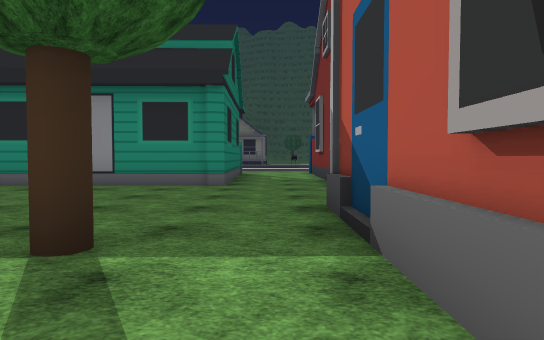
view 1 (above)

21 first-person views from a walk through a 3-D level made in the Unity game engine. The camera is 1.2 m above the floor, tilts 2° down and sees 75° across. The floor is counted in squares, 2 m on a side. Each view is taken from the middle of a square. On the plan, view 1 faces up. The plan holds only what a view shows up to about 10 squares ahead; the rest is blank. The place goes on beyond the plan. Some trees and plants on the terrain are drawn as simple stand-ins. The player is left out. Some surface patterns are stand-ins.

view 2
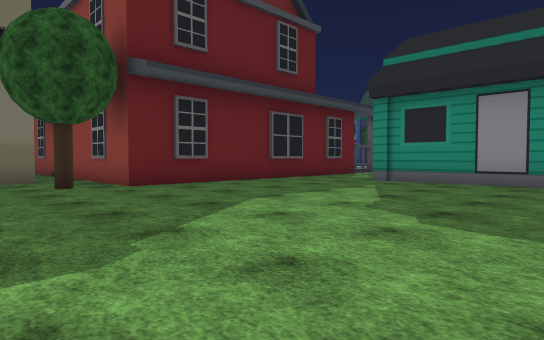

view 3
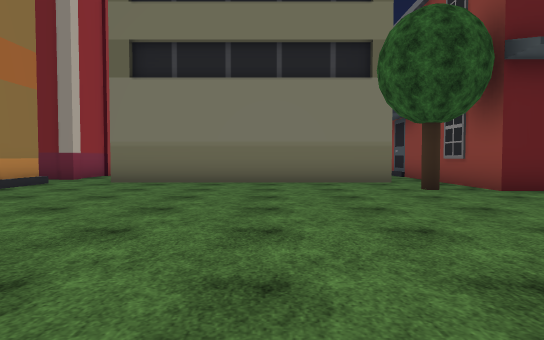

view 4
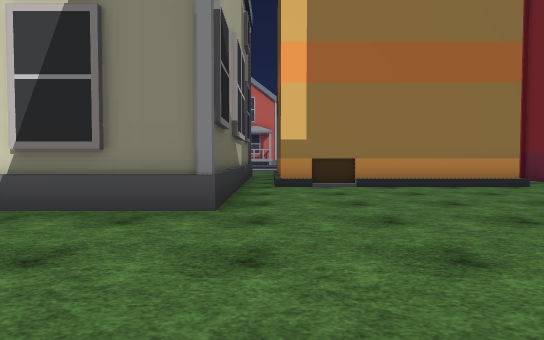

view 5
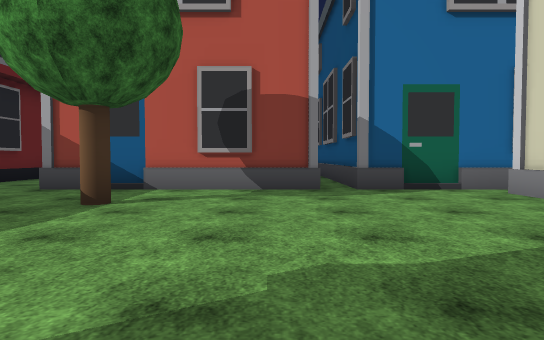

view 6
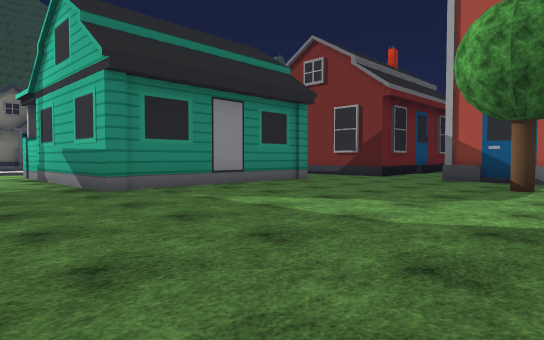

view 7
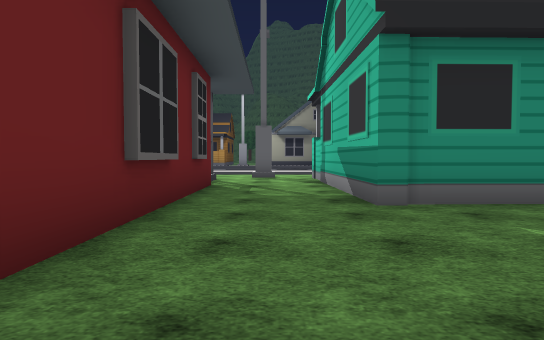

view 8
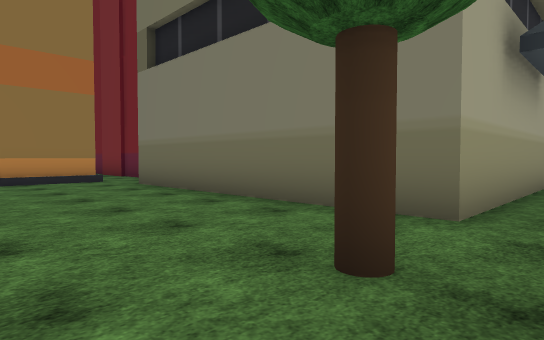

view 9
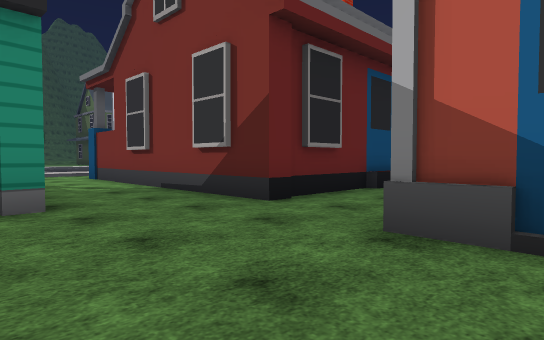

view 10
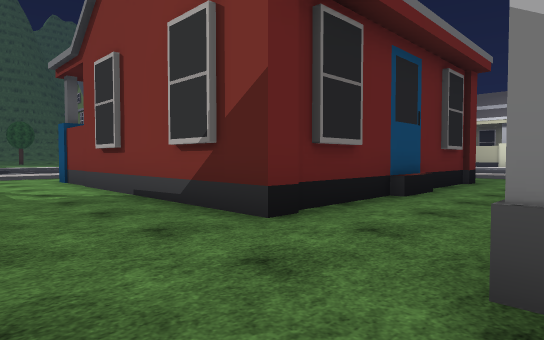

view 11
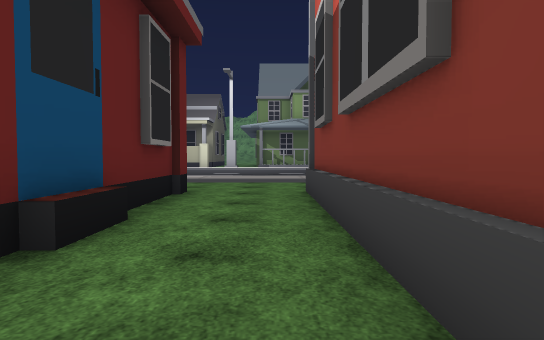

view 12
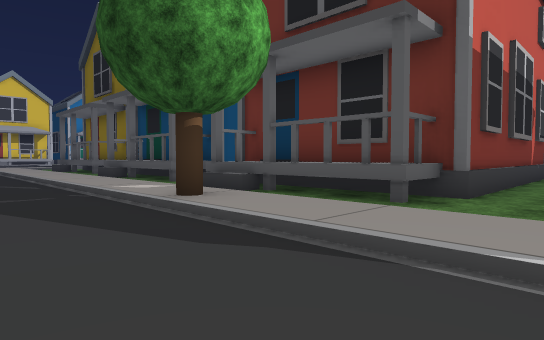

view 13
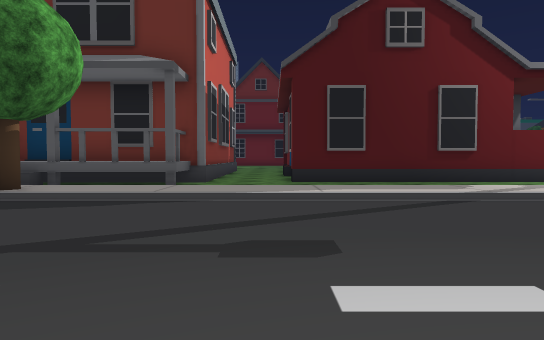

view 14
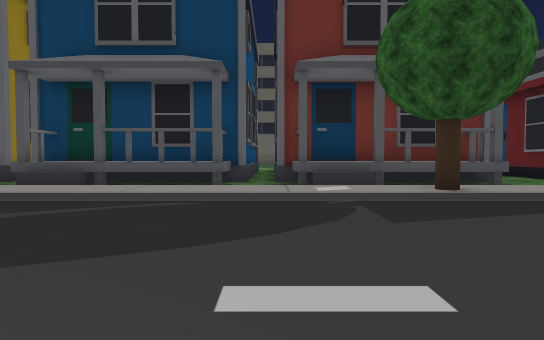

view 15
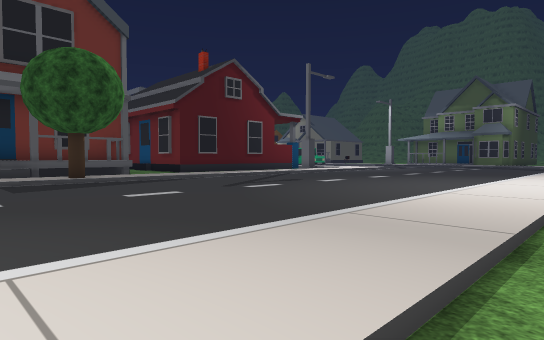

view 16
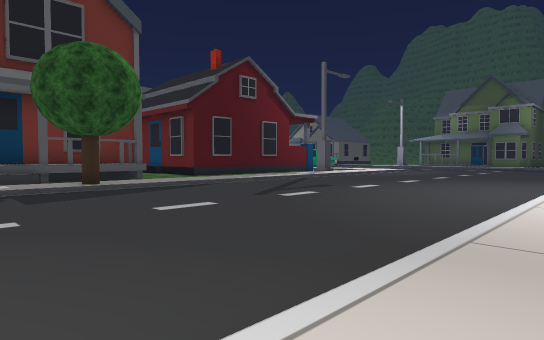

view 17
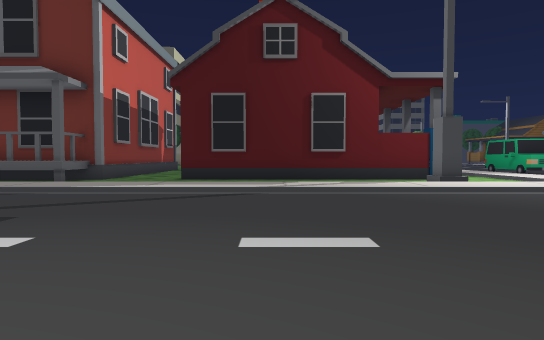

view 18
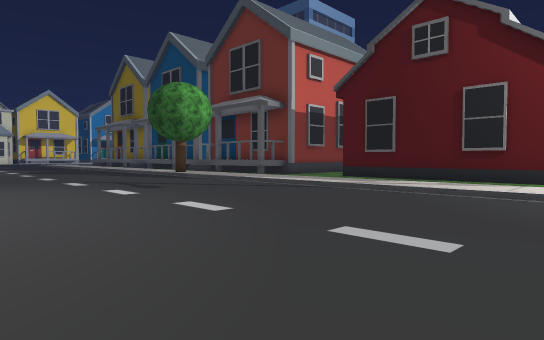

view 19
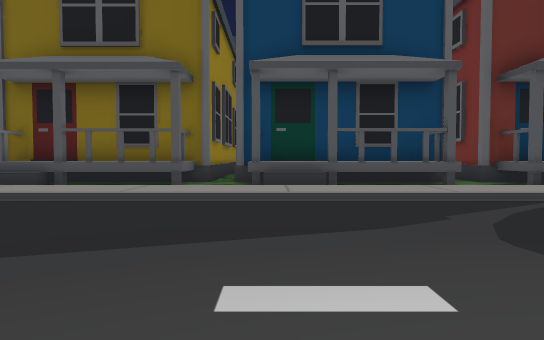

view 20
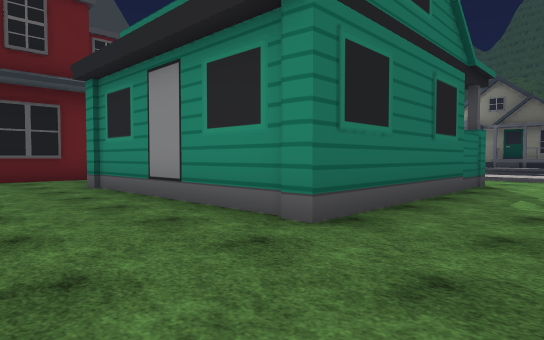

view 21
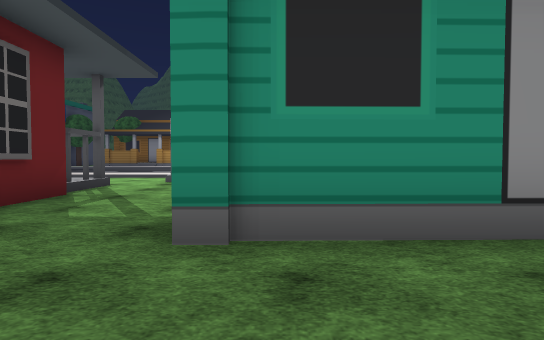

### Floor plan
Key: @ floor where view 1 was taken; # wall or solid block; . main floor; : floor 0.25 m higher than the main floor; / step, stairs or slope; = window, fence, low wall or low ledge; ^ raised ledge; T tree; B building.
Columns run from 13 left of view 1 to 21 right of it. Each row starts with its distance up from view 1.
 13    ...#     #..#     ## :/......
 12    #..#     #..#     #. :/......
 11    #..##    #..#     #. :/....../
 10    #...#    #..#     #. :/....../
  9    #...#    #..#     #. :/....../:
  8    #...######..#     #. :/....../:
  7    #...........#######..:/....../:
  6    #....................:/....../:
  5    #....................:/....../:
  4    #..........########^.:/....../:
  3    #..........#      #^.:/....../:.
  2 ####........T.#      #^.T/....../:.
  1 #B.T..........#      #^^:/....../:.
  0 ##...........@#      #^^:/....../:.
 -1  #............#      #..:/....../:.
 -2  #............#      #^.:/....
 -3  #............#      #^.:/...
 -4  #......#######      #^.:/...
 -5  #......#            #^^:/....
 -6  B......#            #^^:/.....
 -7 ........#            #. :/....
 -8 B.#######            #^ :/...
 -9 B                    #^ :/..
-10 #                    ## :/
-11 B                    #^^:
-12                      #^=

Positions as (right, up) in squares from view 1, and headings:
1: (0, 0), facing up
2: (-2, -1), facing up-left
3: (-3, -2), facing left
4: (-6, 0), facing down
5: (-6, 0), facing right
6: (-9, 1), facing up-right
7: (-8, 3), facing up
8: (-8, 2), facing down-left
9: (-2, 3), facing up-right
10: (-1, 4), facing up-right
11: (2, 5), facing right
12: (14, 6), facing down-left
13: (17, 6), facing left
14: (17, -1), facing left
15: (21, -1), facing up-left
16: (20, -1), facing up-left
17: (18, 9), facing left
18: (18, 13), facing down-left
19: (17, -6), facing left
20: (1, 5), facing up-left
21: (-6, 5), facing up
